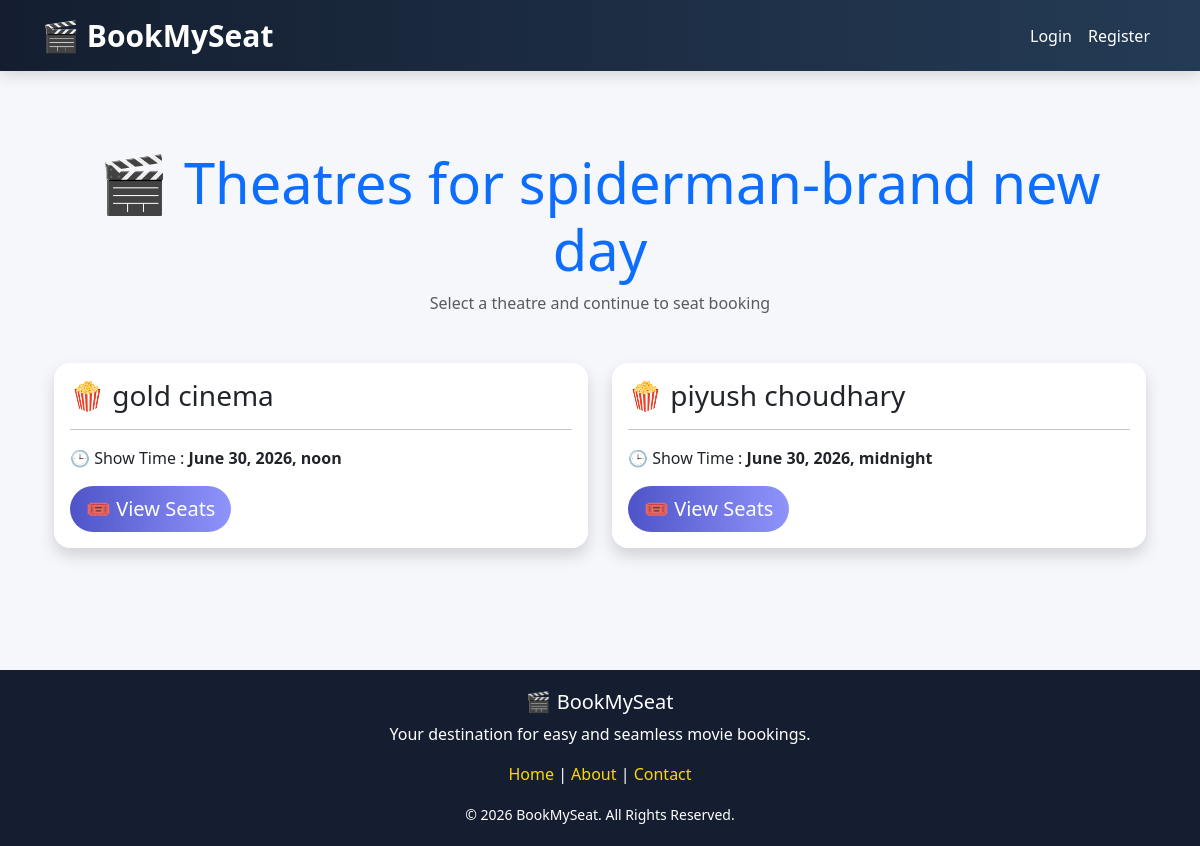
/movies/1/theatres, run on the app's committed database.
### movies/models.py (models this page shows, shortened)
class Movie(models.Model):
    name=models.CharField(max_length=250)
    image=models.ImageField(upload_to="movies/")
    rating=models.DecimalField(max_digits=3,decimal_places=1)
    cast=models.TextField()
    description=models.TextField(blank=True,null=True)

class Theatre(models.Model):
    name=models.CharField(max_length=250)
    movie=models.ForeignKey(Movie,on_delete=models.CASCADE,related_name='theatres')
    time=models.DateTimeField()

### movies/views.py (the view)
# urls.py: path('<int:movie_id>/theatres',views.theatre_list,name='theatre_list'),
def theatre_list(request,movie_id):
    movie = get_object_or_404(Movie, id=movie_id)
    theatres = Theatre.objects.filter(movie=movie)
    return render(request,'movies/theatre_list.html',{'movie': movie,'theatres':theatres})

### templates/movies/theatre_list.html (shortened to what this page needs)
{% extends "users/basic.html" %}
{% block content %}
<div class="container py-5">
    <div class="text-center mb-5">
        <h1 class="display-4 text-primary">
            🎬 Theatres for {{ movie.name }}
        </h1>
        <p class="text-muted">
            Select a theatre and continue to seat booking
        </p>
    </div>
    <div class="row">
        {% for theatre in theatres %}
        <div class="col-md-6 mb-4">
            <div class="card shadow border-0 rounded-4 h-100">
                <div class="card-body">
                    <h3 class="text-dark">
                        🍿 {{ theatre.name }}
                    </h3>
                    <hr>
                    <p class="mb-3">
                        🕒 Show Time :
                        <strong>{{ theatre.time }}</strong>
                    </p>
                    <a href="{% url 'book_seats' theatre.id %}"
                       class="btn btn-primary btn-lg rounded-pill">
                        🎟 View Seats
                    </a>
                </div>
            </div>
        </div>
        {% empty %}
        <div class="col-12">
            <div class="alert alert-warning text-center">
                No theatres available for this movie.
            </div>
        </div>
        {% endfor %}
    </div>
</div>
{% endblock %}

### templates/users/basic.html (style rules this page uses)
body { background:#f5f7fb; min-height:100vh; display:flex; flex-direction:column; }
.card { border:none; border-radius:20px; box-shadow:0 8px 20px rgba(0,0,0,.1); }

### templates/movies/theatre_list.html (style rules this page uses)
.card { transition:0.3s; }
.btn-primary { background:linear-gradient(90deg,#4e54c8,#8f94fb); border:none; }

### data on the page
Movie: name "spiderman-brand new day"
Theatre: name "gold cinema", time "June 30, 2026, noon"
Theatre: name "piyush choudhary", time "June 30, 2026, midnight"
